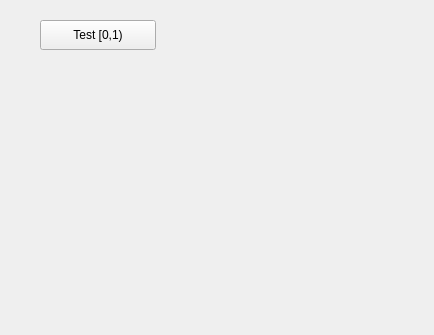
<ui version="4.0" >
 <class>Window</class>
 <widget class="QWidget" name="Window" >
  <property name="geometry" >
   <rect>
    <x>0</x>
    <y>0</y>
    <width>434</width>
    <height>335</height>
   </rect>
  </property>
  <property name="windowTitle" >
   <string>Random genertors test</string>
  </property>
  <widget class="QPushButton" name="button01" >
   <property name="geometry" >
    <rect>
     <x>40</x>
     <y>20</y>
     <width>116</width>
     <height>30</height>
    </rect>
   </property>
   <property name="text" >
    <string>Test [0,1)</string>
   </property>
  </widget>
 </widget>
 <resources/>
 <connections/>
</ui>
